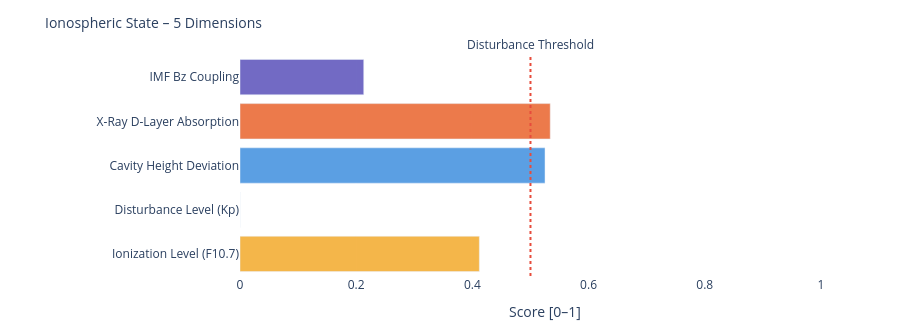

This figure's notebook cell:
### Markdown cell above
---
### 📐 Systemic Insight: Geometric Cavity vs. Real Schumann Resonance

**Relevant for:** Layer 6 = delta analysis &nbsp;|&nbsp; Layer 7 = feature vector / system interpretation

A cavity height change from 80 km to 70 km shifts the **idealized geometric frequencies** only minimally:

| Modus | Aktuell | Referenz | Δ |
|-------|---------|----------|---|
| SR-1 | 10.4762 Hz | 10.4599 Hz | +16 mHz |
| SR-2 | 18.1452 Hz | 18.1171 Hz | +28 mHz |
| SR-3 | 25.6612 Hz | 25.6215 Hz | +40 mHz |
| SR-4 | 33.1285 Hz | 33.0772 Hz | +51 mHz |

The geometric effect is limited because 10 km is very small compared to Earth's radius (~6371 km).

**Consequence:** Real Schumann deviations are likely driven more strongly by **conductivity, damping, day/night structure, lightning distribution and source geometry** than by pure cavity height.

---

**Layer 6 compares:**
```
geometric Δ from Layer 4  vs.  observed Δ from real Schumann measurement data
```

**Layer 7 Feature:**
```
If real Δ >> geometric Δ  →  non-geometric factors dominant
```

### Code cell
# ============================================================
# IONOSPHERIC STATE – Summary gauge
# Five dimensions: ionization, disturbance, cavity height, X-Ray, Bz coupling
# ============================================================

def norm(v, lo, hi):
    if v is None: return None
    return round(max(0.0, min(1.0, (v - lo) / (hi - lo))), 3)

# Ionization level (F10.7 → F2-Layer)
ioniz = norm(f107_val, 60, 250)

# Disturbance level (Kp → E/F-Layer irregularities)
disturb = norm(kp_val, 0, 9)

# Cavity height deviation from reference (80 km)
h_dev = norm(abs(h_eff - 80), 0, 20)

# X-Ray ionization (D-Layer absorption)
xray_ioniz = None
if xray_now is not None:
    xray_ioniz = norm(math.log10(max(xray_now, 1e-9)) + 9, 0, 5)

# Bz coupling (southward Bz → stronger magnetosphere-ionosphere coupling)
bz_coupling = norm(-(bz_now or 0), -5, 30) if bz_now is not None else None

dims = [
    ('Ionization Level (F10.7)',    ioniz,      '#F2A623'),
    ('Disturbance Level (Kp)',      disturb,    '#7F77DD'),
    ('Cavity Height Deviation',     h_dev,      '#378ADD'),
    ('X-Ray D-Layer Absorption',    xray_ioniz, '#E85D24'),
    ('IMF Bz Coupling',             bz_coupling,'#534AB7'),
]

fig = go.Figure()
for name, val, col in dims:
    if val is not None:
        h = int(val * 20)
        bar = '█' * h + '░' * (20 - h)
        label = f'{name}:  {bar}  {val:.3f}'
    else:
        label = f'{name}:  {"─" * 20}  n/a'
    fig.add_trace(go.Bar(
        x=[val if val is not None else 0],
        y=[name],
        orientation='h',
        marker_color=col, opacity=0.82,
        showlegend=False
    ))

fig.add_vline(x=0.5, line_dash='dot', line_color='#e74c3c',
              annotation_text='Disturbance Threshold', annotation_position='top')
fig.update_layout(
    title=dict(text='Ionospheric State – 5 Dimensions', font=dict(size=14)),
    xaxis=dict(title='Score [0–1]', range=[0, 1.05]),
    height=330, plot_bgcolor='rgba(0,0,0,0)', paper_bgcolor='rgba(0,0,0,0)',
    margin=dict(l=240, r=50, t=55, b=40)
)
fig.show()

print(f'\nIonospheric state:')
for name, val, _ in dims:
    print(f'  {name:<35} {val:.3f}' if val is not None else f'  {name:<35} n/a')

### Figure 1 — Plotly figure (JSON) as saved in the notebook; plotly's stock layout.template omitted (floating-point values rounded to 4 significant figures)
{"data": [{"marker": {"color": "#F2A623"}, "opacity": 0.82, "orientation": "h", "showlegend": false, "type": "bar", "x": [0.412], "y": ["Ionization Level (F10.7)"]}, {"marker": {"color": "#7F77DD"}, "opacity": 0.82, "orientation": "h", "showlegend": false, "type": "bar", "x": [0.0], "y": ["Disturbance Level (Kp)"]}, {"marker": {"color": "#378ADD"}, "opacity": 0.82, "orientation": "h", "showlegend": false, "type": "bar", "x": [0.525], "y": ["Cavity Height Deviation"]}, {"marker": {"color": "#E85D24"}, "opacity": 0.82, "orientation": "h", "showlegend": false, "type": "bar", "x": [0.534], "y": ["X-Ray D-Layer Absorption"]}, {"marker": {"color": "#534AB7"}, "opacity": 0.82, "orientation": "h", "showlegend": false, "type": "bar", "x": [0.213], "y": ["IMF Bz Coupling"]}], "layout": {"annotations": [{"showarrow": false, "text": "Disturbance Threshold", "x": 0.5, "xanchor": "center", "xref": "x", "y": 1, "yanchor": "bottom", "yref": "y domain"}], "height": 330, "margin": {"b": 40, "l": 240, "r": 50, "t": 55}, "paper_bgcolor": "rgba(0,0,0,0)", "plot_bgcolor": "rgba(0,0,0,0)", "shapes": [{"line": {"color": "#e74c3c", "dash": "dot"}, "type": "line", "x0": 0.5, "x1": 0.5, "xref": "x", "y0": 0, "y1": 1, "yref": "y domain"}], "title": {"font": {"size": 14}, "text": "Ionospheric State – 5 Dimensions"}, "xaxis": {"range": [0, 1.05], "title": {"text": "Score [0–1]"}}}}
